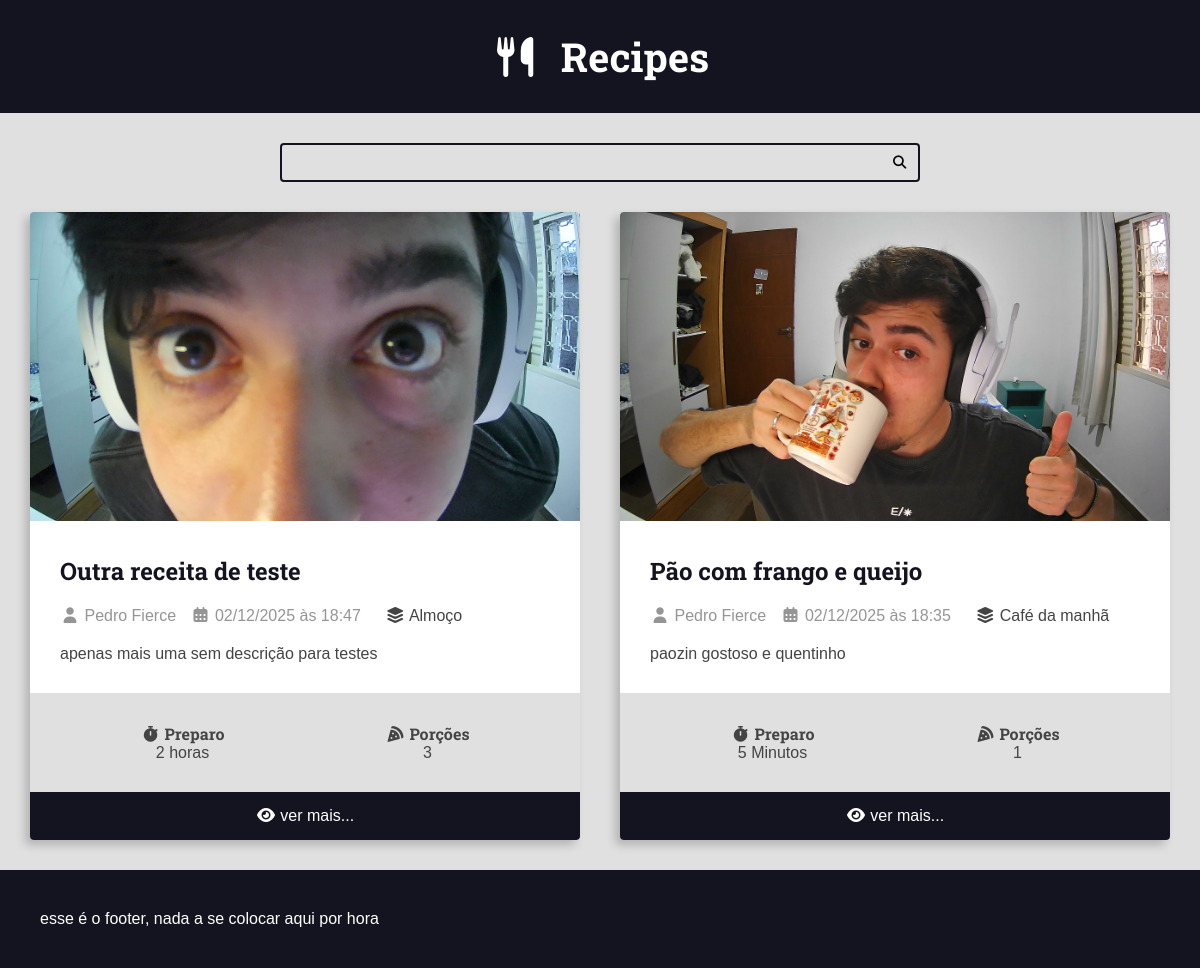
The app's page /, older data.
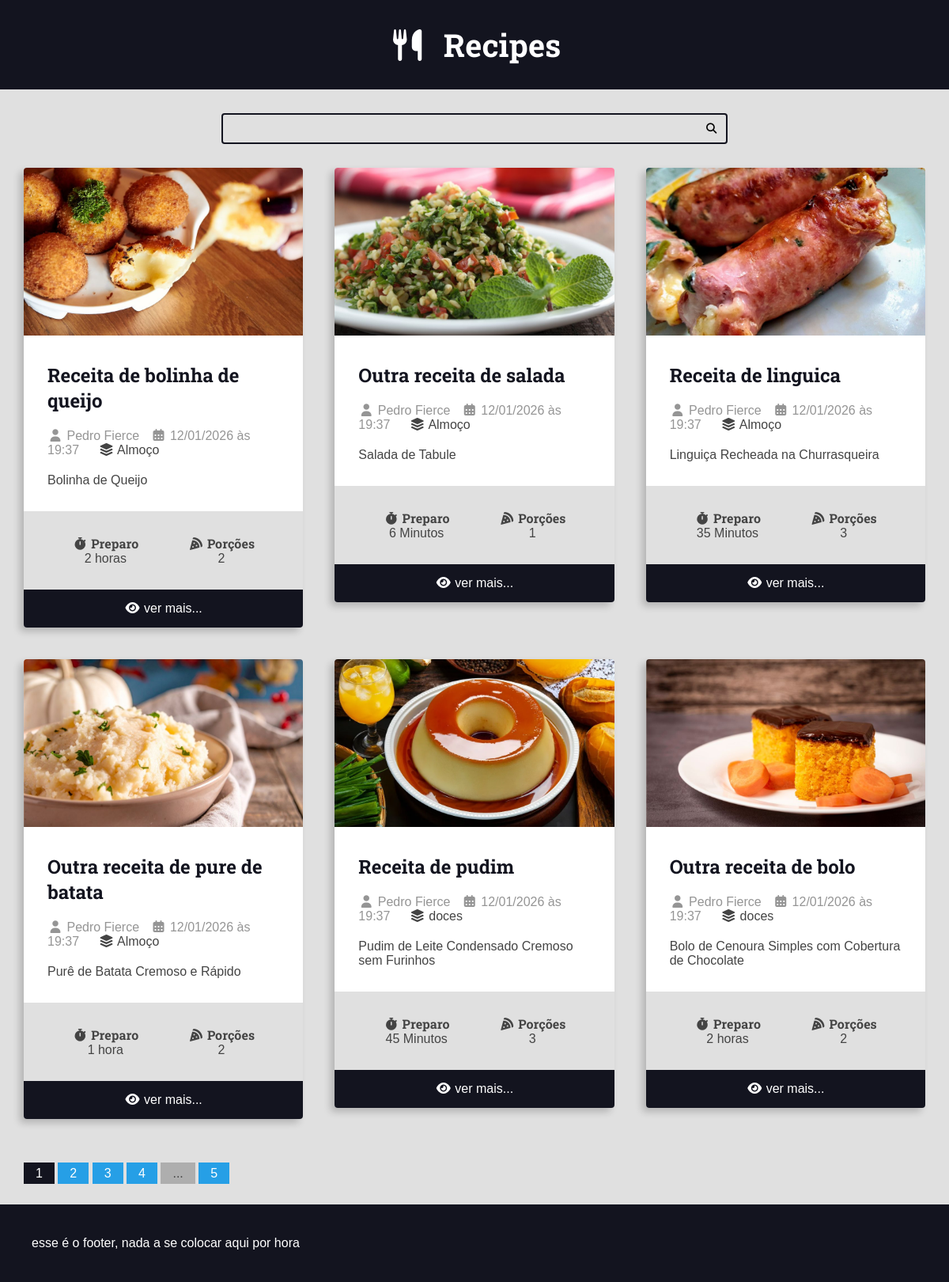
The same page, newer data.
### recipes/models.py (models this page shows, shortened)
class Recipe(models.Model):
    title = models.CharField(max_length=65)
    description = models.CharField(max_length=165)
    slug = models.SlugField(unique=True)
    preparation_time = models.IntegerField()
    preparation_time_unit = models.CharField(max_length=65)
    servings = models.IntegerField()
    servings_time_unit = models.CharField(max_length=65)
    preparation_steps = models.TextField()
    preparation_steps_is_html = models.BooleanField(default=False)
    created_at = models.DateTimeField(auto_now_add=True)
    update_at = models.DateTimeField(auto_now=True)
    is_published = models.BooleanField(default=False)
    cover = models.ImageField(upload_to='recipes/covers/%Y/%m/%d', blank=True, default='')
    category = models.ForeignKey(
        Category, on_delete=models.SET_NULL, null=True, blank=True, default=None)
    author = models.ForeignKey(
        User, on_delete=models.SET_NULL, null=True)

class Category(models.Model):
    name = models.CharField(max_length=65)

### recipes/views.py (the view)
# urls.py: 2. Add a URL to urlpatterns:  path('', views.home, name='home')
def home(request):
    recipes = Recipe.objects.filter(
        is_published = True
    ).order_by('-id')
    page_obj, pagination_range = make_pagination(request, recipes, PER_PAGE)
    return render(request, 'recipes/pages/home.html', context={
        'recipes': page_obj,
        'pagination_range': pagination_range
    })

### utils/pagination.py (called while the page is built)
def make_pagination(request, queryset, per_page,qtd_de_paginas=4):
    try:
        current_page = int(request.GET.get('page', 1))
    except ValueError:
        current_page = 1
    paginator = Paginator(queryset, per_page)
    page_obj = paginator.get_page(current_page)
    pagination_range = make_pagination_range(
        paginator.page_range,
        qtd_de_paginas,
        current_page,
    )
    return page_obj, pagination_range

### recipes/templates/recipes/pages/home.html (shortened to what this page needs)
{% extends "global/base.html" %}
{% block content %}
<div class="main-content main-content-list container">
    {% for recipe in recipes%}
        {% include "recipes/partials/recipe.html" %}
    {% empty %}
        <div class="center m-y">
            <h1>No recipes here!</h1>
        </div>
    {% endfor %}
</div>
{% endblock content %}

### recipes/templates/recipes/partials/recipe.html (shortened to what this page needs)
<div class="recipe recipe-list-item">
    {% if recipe.cover.url is not Null %}
        <div class="recipe-cover">
            <a href="{% url "recipes:recipe" recipe.id %}">
                <img src="{{recipe.cover.url}}" alt="Temporario">
            </a>
        </div>
    {% endif %}
    <div class="recipe-title-container">
        <h2 class="recipe-title">
            <a href="{% url "recipes:recipe" recipe.id %}">
                {{recipe.title}}
            <a/>
        </h2>
    </div>
    <div class="recipe-author">
    {% if recipe.author is not None %}
        <span class="recipe-author-item">
            <i class="fas fa-user"></i>
            {% if recipe.author.first_name %}
                {{recipe.author.first_name}} {{recipe.author.last_name}}
            {% else %}
                {{recipe.author.username}}
            {% endif %}
        </span>
    {% endif %}
        <span class="recipe-author-item">
            <i class="fas fa-calendar-alt"></i>
            {{ recipe.created_at|date:"d/m/Y" }} às {{ recipe.created_at|date:"H:i" }}
        </span>
        {% if recipe.category is not None %}
            <span class="recipe-author-item">
                <a href="{% url "recipes:category" recipe.category.id %}">
                    <i class="fas fa-layer-group"></i>
                    {{recipe.category.name}}
                </a>
            </span>
        {% endif %}
    </div>
    <div class="recipe-content">
        {{recipe.description}}
    </div>
    <div class="recipe-meta-container">
        <div class="recipe-meta recipe-preparation">
            <h3 class="recipe-meta-title"><i class="fas fa-stopwatch"></i> Preparo</h3>
            <div class="recipe-meta-text">
                {{recipe.preparation_time}} {{recipe.preparation_time_unit}}
            </div>
        </div>
        <div class="recipe-meta recipe-servings">
            <h3 class="recipe-meta-title"><i class="fas fa-pizza-slice"></i> Porções</h3>
            <div class="recipe-meta-text">
                {{recipe.servings}} {{recipe.servings_unit}}
            </div>
        </div>
    </div>
    {% if is_detail_page is not True %}
        <footer class="recipe-footer">
        <a class="recipe-read-more button button-dark button-full-width" href="{% url "recipes:recipe" recipe.id%}">
                <i class="fas fa-eye"></i>
                <span>ver mais...</span>
            </a>
        </footer>
    {% endif %}
</div>

Row changes from the older to the newer data that the page shows:
no longer on this page (row edited): Recipe: cover (picture), title "Outra receita de teste", author.first_name "Pedro", author.last_name "Fierce", created_at "02/12/2025", created_at "18:47", category.name "Almoço", description "apenas mais uma sem descrição para testes", preparation_time "2", preparation_time_unit "horas", servings "3"
no longer on this page (row edited): Recipe: cover (picture), title "Pão com frango e queijo", author.first_name "Pedro", author.last_name "Fierce", created_at "02/12/2025", created_at "18:35", category.name "Café da manhã", description "paozin gostoso e quentinho", preparation_time "5", preparation_time_unit "Minutos", servings "1"
added Recipe: cover (picture), title "Receita de bolinha de queijo", author.first_name "Pedro", author.last_name "Fierce", created_at "12/01/2026", created_at "19:37", category.name "Almoço", description "Bolinha de Queijo", preparation_time "2", preparation_time_unit "horas", servings "2"
added Recipe: cover (picture), title "Outra receita de salada", author.first_name "Pedro", author.last_name "Fierce", created_at "12/01/2026", created_at "19:37", category.name "Almoço", description "Salada de Tabule", preparation_time "6", preparation_time_unit "Minutos", servings "1"
added Recipe: cover (picture), title "Receita de linguica", author.first_name "Pedro", author.last_name "Fierce", created_at "12/01/2026", created_at "19:37", category.name "Almoço", description "Linguiça Recheada na Churrasqueira", preparation_time "35", preparation_time_unit "Minutos", servings "3"
added Recipe: cover (picture), title "Outra receita de pure de batata", author.first_name "Pedro", author.last_name "Fierce", created_at "12/01/2026", created_at "19:37", category.name "Almoço", description "Purê de Batata Cremoso e Rápido", preparation_time "1", preparation_time_unit "hora", servings "2"
added Recipe: cover (picture), title "Receita de pudim", author.first_name "Pedro", author.last_name "Fierce", created_at "12/01/2026", created_at "19:37", category.name "doces", description "Pudim de Leite Condensado Cremoso sem Furinhos", preparation_time "45", preparation_time_unit "Minutos", servings "3"
added Recipe: cover (picture), title "Outra receita de bolo", author.first_name "Pedro", author.last_name "Fierce", created_at "12/01/2026", created_at "19:37", category.name "doces", description "Bolo de Cenoura Simples com Cobertura de Chocolate", preparation_time "2", preparation_time_unit "horas", servings "2"
Text that changed along with them:
{{ pagination_range.total_pages }}: (not shown) → "5"
new list line: "1"
new list line: "2"
new list line: "3"
new list line: "4"
